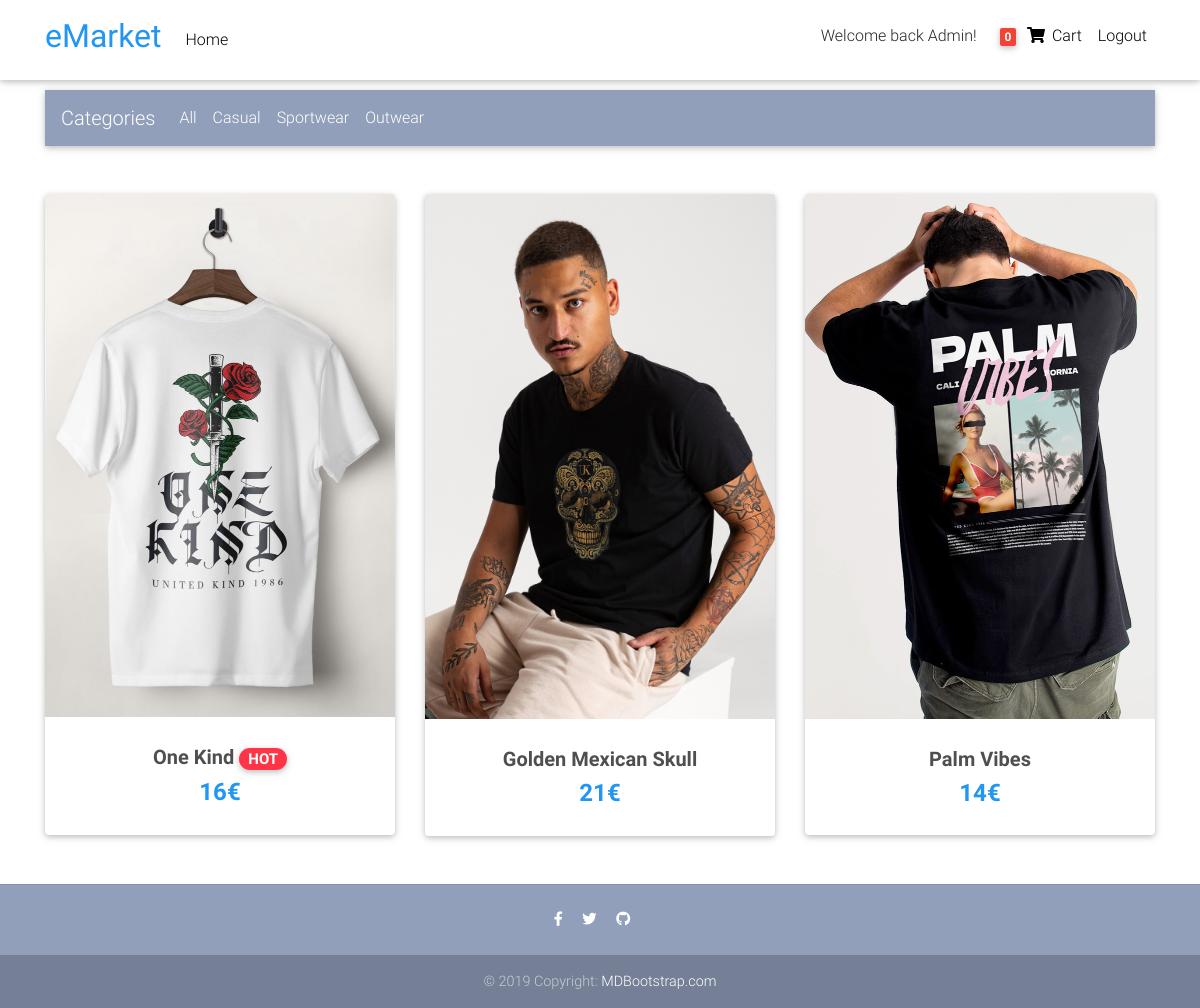
Screenshot of /show-categories/?category=Outwear (signed in) with the database file from the repository.
### products/models.py (models this page shows, shortened)
class Category(models.Model):
    name = models.CharField(choices=CATEGORY_CHOICES, max_length=10)

class Item(models.Model):
    title = models.CharField(max_length=100)
    slug = models.SlugField()
    category = models.ManyToManyField(Category)
    label = models.CharField(choices=LABEL_CHOICES, blank=True, null=True, max_length=1)
    price = models.IntegerField()
    discount = models.IntegerField(blank=True, null=True)
    description = models.TextField()
    def get_absolute_url(self):
        return reverse("products:product", kwargs={
            "slug": self.slug
        })

### products/views.py (the view)
# urls.py: path('show-categories/', views.ShowCategories, name='show-categories'),
def ShowCategories(request):
    category = request.GET.get('category')
    item = Item.objects.filter(category__name=category).order_by('-label')
    categories = Category.objects.all()
    context = {
        'items': item,
        'categories': categories,
    }
    return render(request, 'product-list.html', context)

### products/templatetags/cart_count_tag.py (called while the page is built)
@register.filter
def cart_item_count(user):
    if user.is_authenticated:
        qs = OrderItem.objects.filter(user=user)
        if qs.exists():
            sum = 0
            for i in range(0, len(qs)):
                sum += qs[i].quantity
            return sum
    return 0

### products/templates/product-list.html (shortened to what this page needs)
{% load static %}
{% load i18n %}
{% load cart_count_tag %}
<!DOCTYPE html>
<html lang="en">
<head>
  <link rel="stylesheet" href="https://use.fontawesome.com/releases/v5.11.2/css/all.css">
  <link href="{% static 'css/bootstrap.min.css' %}" rel="stylesheet">
  <link href="{% static 'css/mdb.min.css' %}" rel="stylesheet">
  <link href="{% static 'css/style.min.css' %}" rel="stylesheet">
</head>
<body>
  <nav class="navbar fixed-top navbar-expand-lg navbar-light white scrolling-navbar">
    <div class="container">
      <a class="navbar-brand waves-effect" class="nav-link waves-effect" href="/..">
        <h2><strong class="blue-text">eMarket</strong></h2>
      </a>
      <div class="collapse navbar-collapse" id="navbarSupportedContent">
        <ul class="navbar-nav mr-auto">
          <li class="nav-item">
            <a class="nav-link waves-effect" href="/..">{% trans "Home" %}
            </a>
          </li>
        </ul>
        <ul class="navbar-nav nav-flex-icons">
          {% if request.user.is_authenticated %}
          <li class="nav-item">
            <p style="margin-top: 8px; margin-right: 15px;">{% trans "Welcome back" %} {{ request.user|title }}!</p>
          </li>
          <li class="nav-item">
            <a href="/order-summary/" class="nav-link waves-effect">
              <span class="badge red z-depth-1 mr-1"> {{ request.user|cart_item_count }} </span>
              <i class="fas fa-shopping-cart"></i>
              <span class="clearfix d-none d-sm-inline-block"> {% trans "Cart" %} </span>
            </a>
          </li>
          <li class="nav-item">
            <a class="nav-link waves-effect" href="{% url 'account_logout' %}">
              <span class="clearfix d-none d-sm-inline-block"> {% trans "Logout" %} </span>
            </a>
          </li>
          {% endif %}
        </ul>
      </div>
    </div>
  </nav>
  <main>
    <div class="container" style="margin-top: 90px;">
      <nav class="navbar navbar-expand-lg navbar-dark mdb-color lighten-3 mt-3 mb-5">
        <span class="navbar-brand">{% trans "Categories" %}</span>
        <div class="collapse navbar-collapse" id="basicExampleNav">
          <ul class="navbar-nav mr-auto">
            <li class="nav-item">
              <a class="nav-link" href="{% url 'products:show-categories' %}?category=All">All
              </a>
            </li>
            {% for category in categories %}
              {% if category.name != 'All' %}
                <li class="nav-item">
                  <a class="nav-link" href="{% url 'products:show-categories' %}?category={{ category.name }}">{{ category.name }}</a>
                </li>
              {% endif %}
            {% endfor %}
          </ul>
        </div>
      </nav>
      <section class="text-center mb-4">
        <div class="row wow fadeIn">
          {% for item in items %}
          <div class="col-lg-4 col-md-6 mb-4">
            <div class="card">
              <div class="view overlay">
                {% with 'img/merchandise/'|add:item.title|add:'.jpg' as image_static %}
                  <img src="{% static image_static %}" class="card-img-top" alt="">
                {% endwith %}
              </div>
              <div class="card-body text-center">
                <h5>
                  <strong>
                    <a href="{{ item.get_absolute_url }}" class="dark-grey-text">{{ item.title }}</a>
                    {% if item.get_label_display == "primary" %}
                      <span class="badge badge-pill {{ item.get_label_display }}-color">{% trans "NEW" %}</span>
                    {% elif item.get_label_display == "danger" %}
                      <span class="badge badge-pill {{ item.get_label_display }}-color">{% trans "HOT" %}</span>
                    {% endif %}
                  </strong>
                </h5>
                <h4 class="font-weight-bold blue-text">
                  {% if item.discount != null %}
                    <strong>{{ item.discount }}€</strong>
                    <span class="mr-1">
                      <del style="color:gray;">{{ item.price }}€</del>
                    </span>
                  {% else %}
                    <strong>{{ item.price }}€</strong>
                  {% endif %}
                </h4>
              </div>
            </div>
          </div>
          {% endfor %}
        </div>
      </section>
    </div>
  </main>
  <footer class="page-footer text-center font-small mt-4 wow fadeIn">
    <hr class="my-4">
    <div class="pb-4">
      <a href="https://www.facebook.com/tony.prapas/" target="_blank">
        <i class="fab fa-facebook-f mr-3"></i>
      </a>
      <a href="https://twitter.com/TonyPr99" target="_blank">
        <i class="fab fa-twitter mr-3"></i>
      </a>
      <a href="https://github.com/PrapasAntonis99/eShop" target="_blank">
        <i class="fab fa-github mr-3"></i>
      </a>
    </div>
    <div class="footer-copyright py-3">
      © 2019 Copyright:
      <a href="https://mdbootstrap.com/education/bootstrap/" target="_blank"> MDBootstrap.com </a>
    </div>
  </footer>
</body>
</html>

### products/templates/product-list.html (style rules this page uses)
html, body, header, .carousel { height: 60vh; }

### rows the page displays
Category: name "Casual"
Category: name "Sportwear"
Category: name "Outwear"
Item: title "One Kind", price "16"
Item: title "Golden Mexican Skull", price "21"
Item: title "Palm Vibes", price "14"

### other values shown
{{ request.user|title }} "Admin"
{{ request.user|cart_item_count }} "0"
